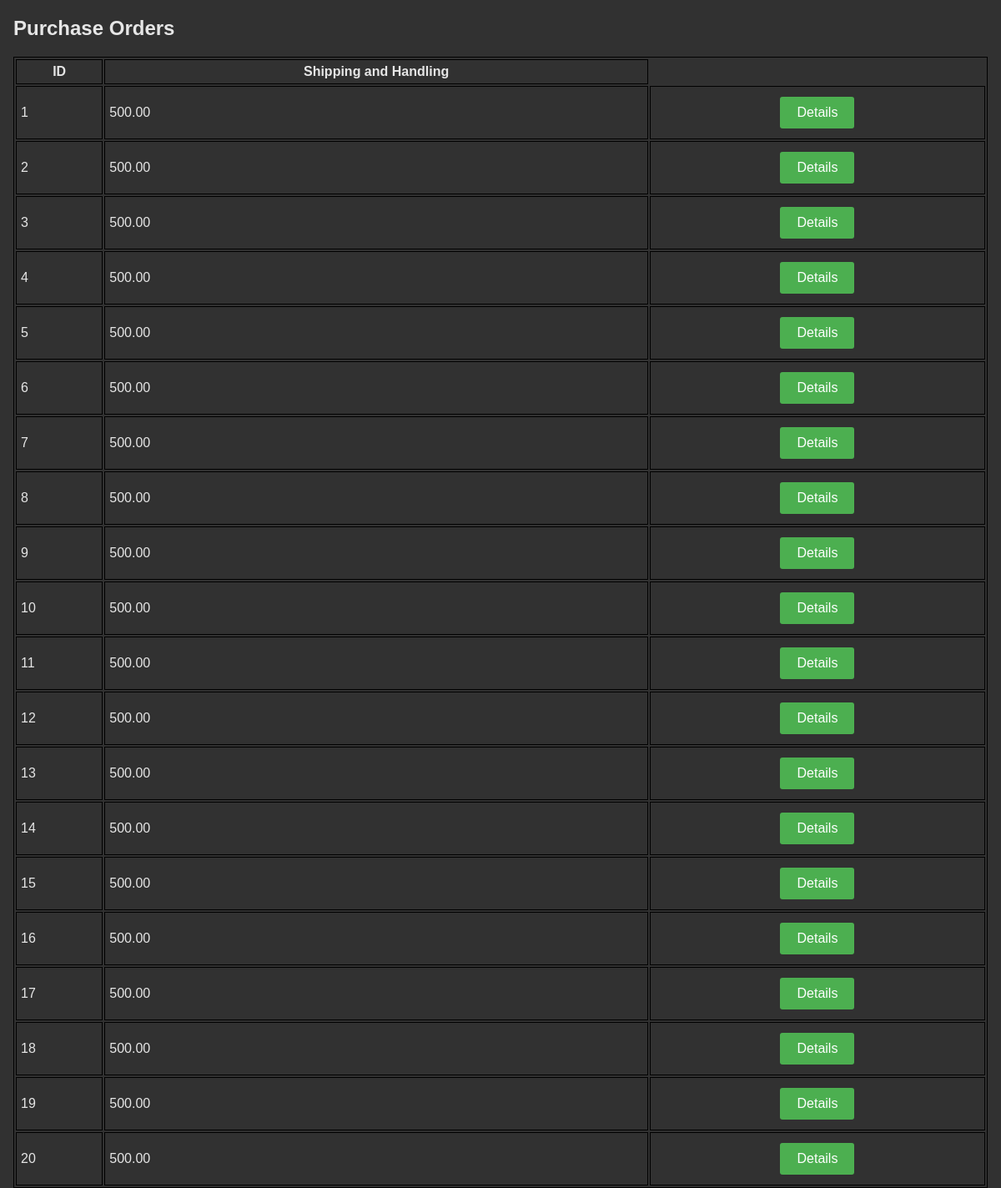
The app's page /purchaseOrders/ with its own data.
### truckr/models.py (models this page shows)
class purchaseOrder(models.Model):
    purchaseOrderID = models.IntegerField(primary_key = True)
    costShippingHandling = models.DecimalField(max_digits = 10, decimal_places = 2)

### truckr/views.py (the view)
# urls.py: path('purchaseOrders/', views.purchaseOrders, name = 'purchaseOrders'),
def purchaseOrders(request):
    username = request.user.username
    nav = navigation(username)
    polist  = purchaseOrder.objects.order_by('purchaseOrderID')
    context = {'polist':polist,'nav': nav}
    return(render(request, 'truckr/purchaseOrders.html', context))

### truckr/views.py (called while the page is built)
def navigation(username):
    nav = navbar.objects.raw(""" SELECT * FROM truckr_employee JOIN truckr_account ON truckr_employee.employeeID = truckr_account.employeeID JOIN truckr_navbar ON truckr_account.accountType = truckr_navbar.accountType WHERE truckr_employee.username = '%s' ORDER BY id; """ % username)
    return nav

### truckr/templates/truckr/purchaseOrders.html (shortened to what this page needs)
{% load static %}
<!DOCTYPE html>
<html>
  <head>
    <link rel="stylesheet" type="text/css" href="{% static 'css/style.css'%}">
  </head>
<body>
	<h2>Purchase Orders </h2>
<table style="width:100%">
       	<tr>
	       	<th>ID</th>
	       	<th>Shipping and Handling</th>
       	</tr>
{% if polist %}
	{% for order in polist %}
	<tr>
		<td>{{order.purchaseOrderID}}</td>
		<td>{{order.costShippingHandling}}</td>
		<td style = text-align:center><button type="button" onclick="window.location.href='/purchaseOrders/{{order.purchaseOrderID}}/';">Details</button></td>
	</tr>
	{% endfor %}
{% else %}
	<p>No orders are available.</p>
{% endif %}
</table>
</body>
</html>

### static/css/style.css (style rules this page uses)
body { font-family: Arial, sans-serif; background-color: #313131; color:#e6e6e6; margin: 0; padding: 0; margin-left:1em; margin-right:1em; }
button { background-color: #4CAF50; border: none; border-radius: 3px; color: #fff; cursor: pointer; font-size: 16px; margin: 7px; padding: 10px 20px; text-align: center; text-decoration: none; }
table, th, td { border:1px solid black; }
th, td { margin-left: 5px; padding: 5px; }

### records on screen
purchaseOrder: purchaseOrderID "1", costShippingHandling "500.00"
purchaseOrder: purchaseOrderID "2", costShippingHandling "500.00"
purchaseOrder: purchaseOrderID "3", costShippingHandling "500.00"
purchaseOrder: purchaseOrderID "4", costShippingHandling "500.00"
purchaseOrder: purchaseOrderID "5", costShippingHandling "500.00"
purchaseOrder: purchaseOrderID "6", costShippingHandling "500.00"
purchaseOrder: purchaseOrderID "7", costShippingHandling "500.00"
purchaseOrder: purchaseOrderID "8", costShippingHandling "500.00"
purchaseOrder: purchaseOrderID "9", costShippingHandling "500.00"
purchaseOrder: purchaseOrderID "10", costShippingHandling "500.00"
purchaseOrder: purchaseOrderID "11", costShippingHandling "500.00"
purchaseOrder: purchaseOrderID "12", costShippingHandling "500.00"
purchaseOrder: purchaseOrderID "13", costShippingHandling "500.00"
purchaseOrder: purchaseOrderID "14", costShippingHandling "500.00"
purchaseOrder: purchaseOrderID "15", costShippingHandling "500.00"
purchaseOrder: purchaseOrderID "16", costShippingHandling "500.00"
purchaseOrder: purchaseOrderID "17", costShippingHandling "500.00"
purchaseOrder: purchaseOrderID "18", costShippingHandling "500.00"
purchaseOrder: purchaseOrderID "19", costShippingHandling "500.00"
purchaseOrder: purchaseOrderID "20", costShippingHandling "500.00"
